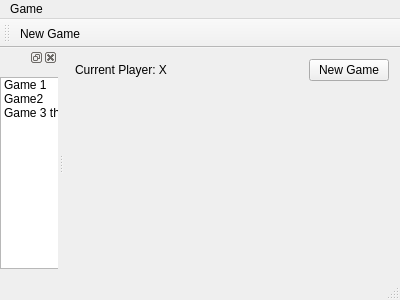
<?xml version="1.0" encoding="UTF-8"?>
<ui version="4.0">
 <class>MainWindow</class>
 <widget class="QMainWindow" name="MainWindow">
  <property name="geometry">
   <rect>
    <x>0</x>
    <y>0</y>
    <width>400</width>
    <height>300</height>
   </rect>
  </property>
  <property name="windowTitle">
   <string>MainWindow</string>
  </property>
  <widget class="QWidget" name="centralWidget">
   <layout class="QVBoxLayout" name="verticalLayout">
    <item>
     <layout class="QHBoxLayout" name="horizontalLayout">
      <item>
       <widget class="QLabel" name="label">
        <property name="text">
         <string>Current Player: X</string>
        </property>
       </widget>
      </item>
      <item>
       <spacer name="horizontalSpacer">
        <property name="orientation">
         <enum>Qt::Horizontal</enum>
        </property>
        <property name="sizeHint" stdset="0">
         <size>
          <width>40</width>
          <height>20</height>
         </size>
        </property>
       </spacer>
      </item>
      <item>
       <widget class="QPushButton" name="btnNewGame">
        <property name="text">
         <string>New Game</string>
        </property>
       </widget>
      </item>
     </layout>
    </item>
    <item>
     <widget class="QFrame" name="board">
      <property name="sizePolicy">
       <sizepolicy hsizetype="Preferred" vsizetype="Expanding">
        <horstretch>0</horstretch>
        <verstretch>0</verstretch>
       </sizepolicy>
      </property>
      <property name="frameShape">
       <enum>QFrame::NoFrame</enum>
      </property>
      <property name="frameShadow">
       <enum>QFrame::Plain</enum>
      </property>
     </widget>
    </item>
   </layout>
  </widget>
  <widget class="QMenuBar" name="menuBar">
   <property name="geometry">
    <rect>
     <x>0</x>
     <y>0</y>
     <width>400</width>
     <height>22</height>
    </rect>
   </property>
   <widget class="QMenu" name="menuGame">
    <property name="title">
     <string>Game</string>
    </property>
    <addaction name="actionNew_Game"/>
    <addaction name="actionShow_Game_List"/>
   </widget>
   <addaction name="menuGame"/>
  </widget>
  <widget class="QToolBar" name="mainToolBar">
   <attribute name="toolBarArea">
    <enum>TopToolBarArea</enum>
   </attribute>
   <attribute name="toolBarBreak">
    <bool>true</bool>
   </attribute>
   <addaction name="actionNew_Game"/>
  </widget>
  <widget class="QStatusBar" name="statusBar"/>
  <widget class="QDockWidget" name="dockWidget">
   <attribute name="dockWidgetArea">
    <number>1</number>
   </attribute>
   <widget class="QWidget" name="dockWidgetContents">
    <widget class="QListWidget" name="listWidget">
     <property name="geometry">
      <rect>
       <x>0</x>
       <y>10</y>
       <width>256</width>
       <height>192</height>
      </rect>
     </property>
     <item>
      <property name="text">
       <string>Game 1</string>
      </property>
     </item>
     <item>
      <property name="text">
       <string>Game2</string>
      </property>
     </item>
     <item>
      <property name="text">
       <string>Game 3 the finals</string>
      </property>
     </item>
    </widget>
   </widget>
  </widget>
  <action name="actionNew_Game">
   <property name="text">
    <string>New Game</string>
   </property>
  </action>
  <action name="actionShow_Game_List">
   <property name="enabled">
    <bool>false</bool>
   </property>
   <property name="text">
    <string>Show Game List</string>
   </property>
  </action>
 </widget>
 <layoutdefault spacing="6" margin="11"/>
 <resources/>
 <connections/>
</ui>
